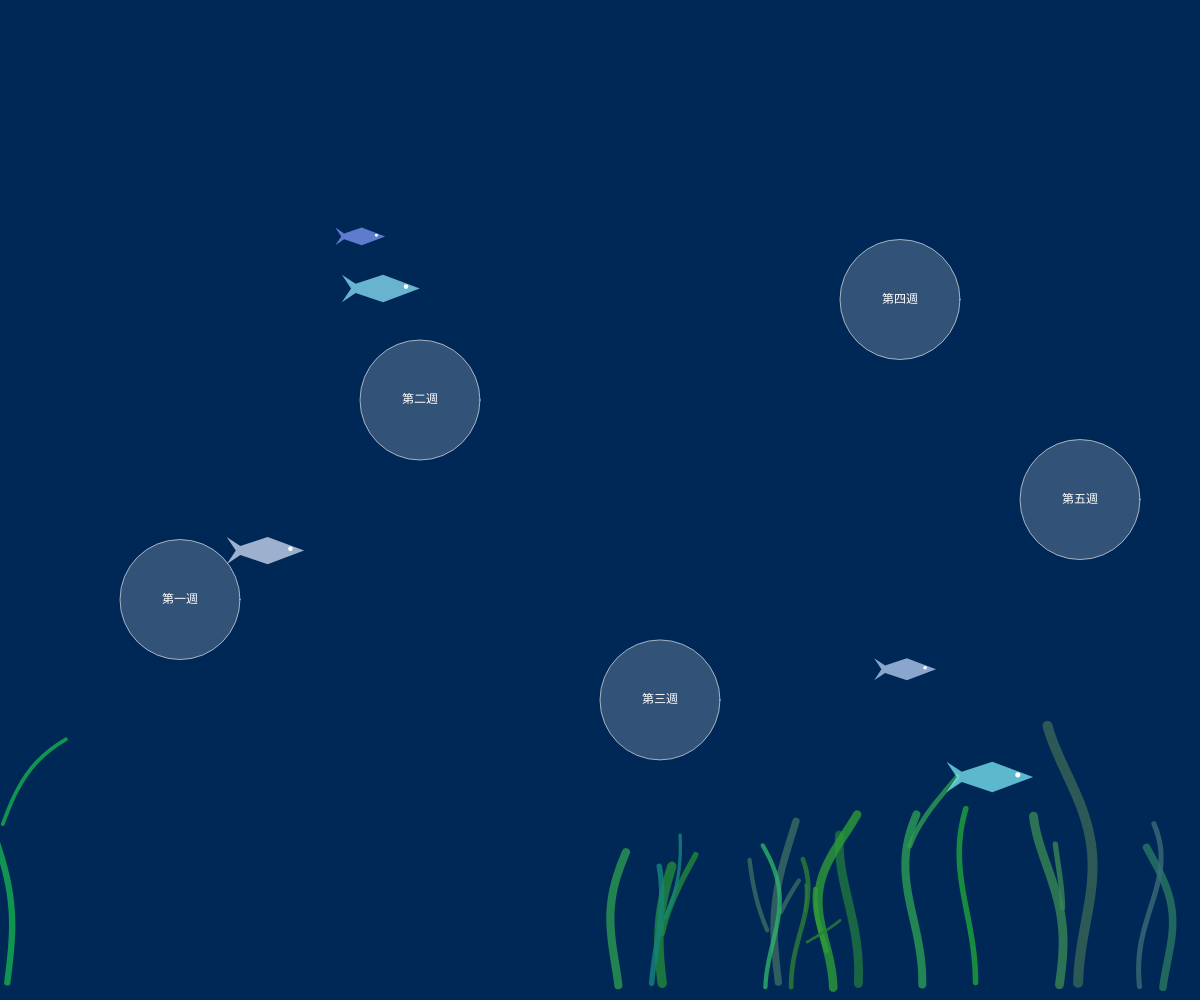
Frame 1 (no input)
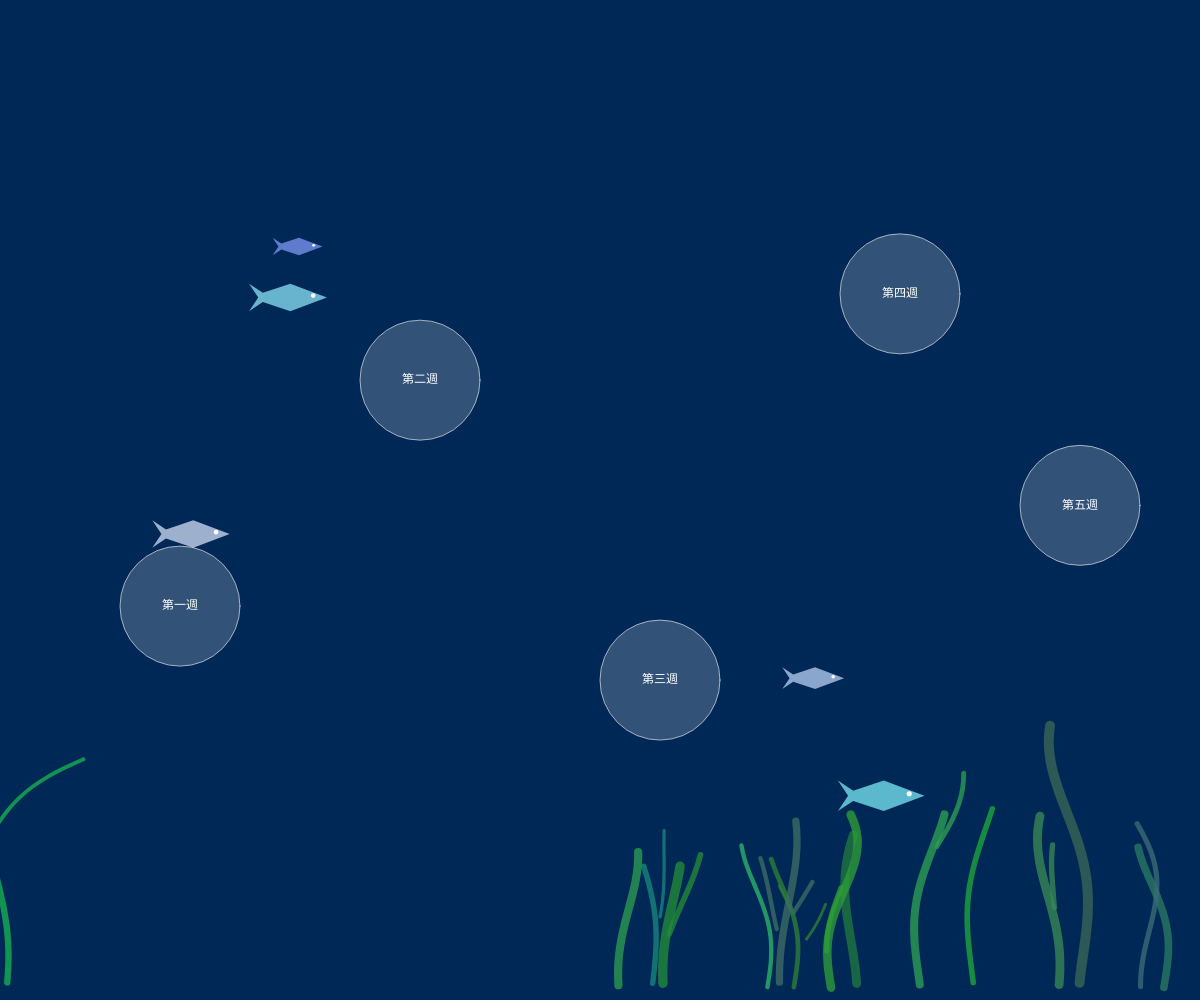
Frame 60 (no input)
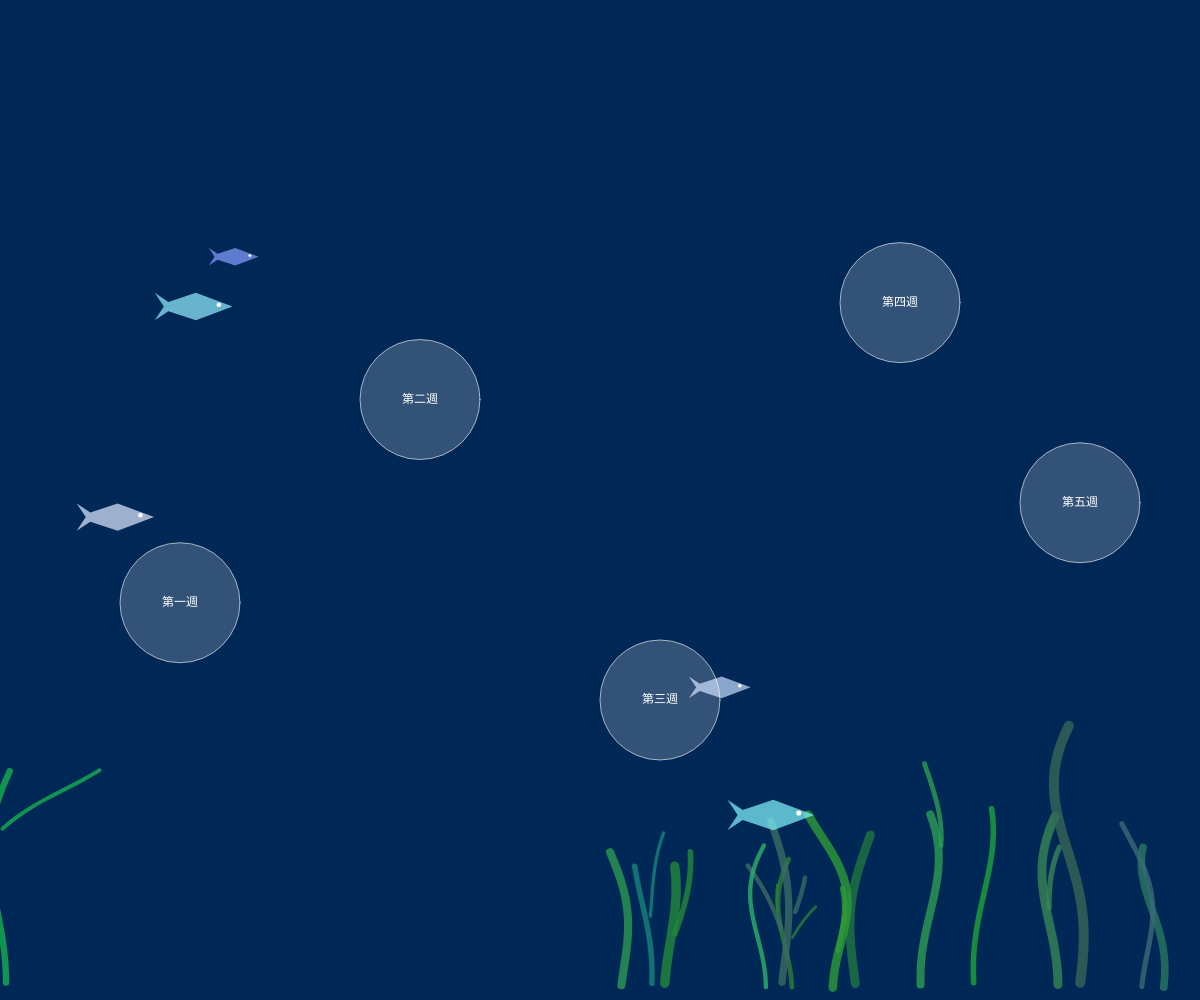
Frame 120 (the mouse pressed at the canvas centre since frame 60)

The p5.js sketch that drew these frames (run headless with seeded random() and noise() and a simulated clock; from frame 60 on, the mouse is pressed at the canvas centre):

// p5.js sketch
// ── sketch.js
let seaweeds = [];
let bubbles = [];
let fishes = [];

function setup() {
  createCanvas(windowWidth, windowHeight);
  
  // 初始化海草 (Class & Array)
  for (let i = 0; i < 15; i++) {
    seaweeds.push(new Seaweed(random(width), height));
  }

  // 初始化五週作品的觸發氣泡
  bubbles.push(new ProjectBubble(width * 0.15, height * 0.6, "第一週", "week1/index.html"));
  bubbles.push(new ProjectBubble(width * 0.35, height * 0.4, "第二週", "week2/index.html"));
  bubbles.push(new ProjectBubble(width * 0.55, height * 0.7, "第三週", "week3/index.html"));
  bubbles.push(new ProjectBubble(width * 0.75, height * 0.3, "第四週", "week4/index.html"));
  bubbles.push(new ProjectBubble(width * 0.90, height * 0.5, "第五週", "week5/index.html"));

  // 初始化奇幻魚群
  for (let i = 0; i < 5; i++) {
    fishes.push(new FantasyFish());
  }
}

function draw() {
  // 水底漸層背景效果
  background(0, 27, 68);
  noStroke();
  fill(0, 50, 100, 150);
  rect(0, 0, width, height);

  // 繪製海草
  for (let sw of seaweeds) {
    sw.sway();
    sw.display();
  }

  // 繪製魚群 (使用 Vertex)
  for (let fish of fishes) {
    fish.swim();
    fish.display();
  }

  // 繪製氣泡
  for (let b of bubbles) {
    b.float();
    b.display();
  }
}

// 海草類別
class Seaweed {
  constructor(x, y) {
    this.x = x;
    this.y = y;
    this.segments = floor(random(10, 20));
    this.segHeight = random(12, 18);
    this.angleOffset = random(TWO_PI);
    this.w = random(4, 10);
    // 優化：隨機顏色（不同深淺的綠、青與棕色）
    this.color = color(random(20, 60), random(100, 180), random(50, 130), 200);
    this.swaySpeed = random(0.01, 0.03);

    // 初始化分叉數據
    this.branches = [];
    if (random() > 0.5) { // 50% 機率產生分叉
      let numBranches = floor(random(1, 3));
      for (let i = 0; i < numBranches; i++) {
        this.branches.push({
          startIdx: floor(random(3, this.segments - 3)),
          angle: random(-QUARTER_PI, QUARTER_PI),
          len: floor(random(5, 10))
        });
      }
    }
  }

  sway() {
    this.angleOffset += this.swaySpeed;
  }

  display() {
    push();
    translate(this.x, this.y);
    stroke(this.color);
    strokeWeight(this.w);
    noFill();

    // 繪製主幹
    this.drawStem(this.segments, 0);

    // 繪製分叉
    for (let b of this.branches) {
      // 計算分叉起點的動態座標（相對於海草底部）
      let bx = sin(this.angleOffset + b.startIdx * 0.3) * b.startIdx * 2;
      let by = -b.startIdx * this.segHeight;
      
      push();
      translate(bx, by);
      rotate(b.angle);
      strokeWeight(this.w * 0.6); // 分叉稍微細一點
      this.drawStem(b.len, b.startIdx);
      pop();
    }
    pop();
  }

  drawStem(len, offset) {
    beginShape();
    vertex(0, 0);
    for (let i = 1; i < len; i++) {
      let currentIdx = i + offset;
      // 計算相對位移，確保曲線平滑連接
      let dx = (sin(this.angleOffset + currentIdx * 0.3) * currentIdx * 2) - (sin(this.angleOffset + offset * 0.3) * offset * 2);
      let dy = -i * this.segHeight;
      curveVertex(dx, dy);
    }
    endShape();
  }
}

// 奇幻魚類別 (使用 Vertex)
class FantasyFish {
  constructor() {
    this.pos = createVector(random(width), random(height * 0.2, height * 0.8));
    this.vel = createVector(random(-2, -1), random(-0.5, 0.5));
    this.size = random(0.5, 1.2);
    this.color = color(random(100, 255), random(150, 255), 255, 180);
  }

  swim() {
    this.pos.add(this.vel);
    if (this.pos.x < -100) this.pos.x = width + 100;
  }

  display() {
    push();
    translate(this.pos.x, this.pos.y);
    scale(this.size);
    if (this.vel.x > 0) scale(-1, 1); // 轉向
    fill(this.color);
    noStroke();
    
    // 使用 vertex 勾勒魚的身形
    beginShape();
    vertex(40, 0);   // 魚頭
    vertex(0, -15);  // 背部
    vertex(-30, -5); // 尾部上
    vertex(-45, -15);// 魚尾尖
    vertex(-35, 0);  // 尾部中
    vertex(-45, 15); // 魚尾下
    vertex(-30, 5);  // 腹部後
    vertex(0, 15);   // 腹部前
    endShape(CLOSE);
    
    // 眼睛
    fill(255);
    ellipse(25, -2, 5, 5);
    pop();
  }
}

// 作品氣泡類別
class ProjectBubble {
  constructor(x, y, label, url) {
    this.x = x;
    this.y = y;
    this.label = label;
    this.url = url;
    this.r = 60;
    this.displayR = 60; // 新增：用於動畫縮放的變數
    this.offset = random(TWO_PI);
  }

  float() {
    this.y += sin(frameCount * 0.05 + this.offset) * 0.5;
  }

  display() {
    // 1. 偵測滑鼠距離氣泡中心的距離
    let d = dist(mouseX, mouseY, this.x, this.y);
    let isHovered = d < this.r;

    // 2. 縮放邏輯：靠近時目標半徑變大 (1.3倍)，遠離時恢復
    let targetR = isHovered ? this.r * 1.3 : this.r;
    this.displayR = lerp(this.displayR, targetR, 0.1); // 使用 lerp 讓縮放更平滑

    push();
    if (isHovered) {
      // 3. 發光效果：增加填充亮度、邊框寬度，並利用 drawingContext 添加陰影發光
      fill(255, 255, 255, 100);
      stroke(255, 255, 255, 255);
      strokeWeight(3);
      drawingContext.shadowBlur = 20; 
      drawingContext.shadowColor = 'white';
    } else {
      fill(255, 255, 255, 50);
      stroke(255, 255, 255, 150);
      strokeWeight(1);
    }

    ellipse(this.x, this.y, this.displayR * 2);

    fill(255);
    noStroke();
    textAlign(CENTER, CENTER);
    textSize(isHovered ? 14 : 12); // 文字也稍微變大
    text(this.label, this.x, this.y);
    pop();
  }

  checkClick() {
    let d = dist(mouseX, mouseY, this.x, this.y);
    if (d < this.r) {
      showProject(this.url);
    }
  }
}

function mousePressed() {
  for (let b of bubbles) {
    b.checkClick();
  }
}

function showProject(url) {
  document.getElementById('project-frame').src = url;
  document.getElementById('portfolio-overlay').style.display = 'flex';
}

function closeProject() {
  document.getElementById('portfolio-overlay').style.display = 'none';
  document.getElementById('project-frame').src = '';
}

function windowResized() {
  resizeCanvas(windowWidth, windowHeight);
}
